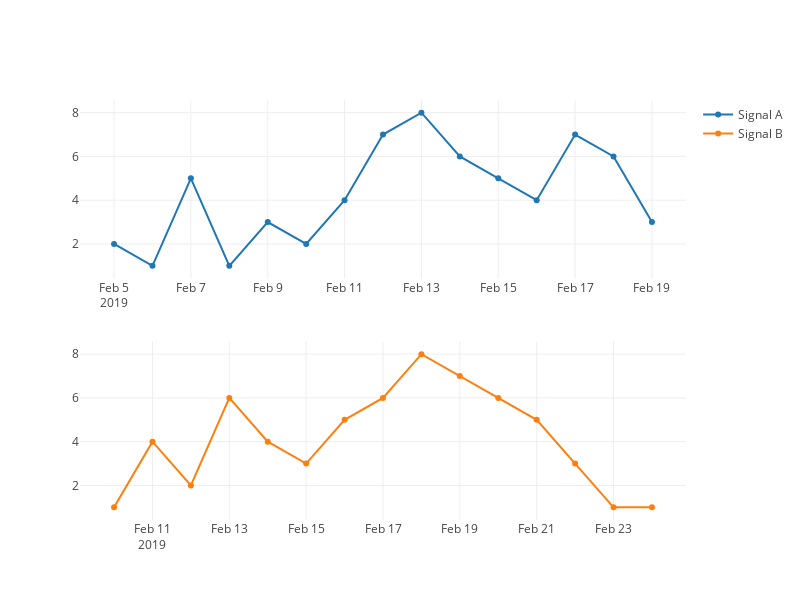

Notebook cell for this chart:
### Markdown cell above
上图可能还不能特别清晰地表明坐标轴独立这回事，那么我们假设2个信号分别拥有不同的x（时间范围错开）：

### Code cell
trace_1 = go.Scatter(
    x = pd.date_range('2019/02/05', periods=15),
    y = df['A'],
    name = 'Signal A') # 'Signal A'为从2019-02-05开始的15天

trace_2 = go.Scatter(
    x = pd.date_range('2019/02/10', periods=15),
    y = df['B'],
    yaxis = 'y2',
    name = 'Signal B') # 'Signal B'为从2019-02-10开始的15天

fig = tools.make_subplots(rows=2, cols=1)
fig.append_trace(trace_1, 1, 1) 
fig.append_trace(trace_2, 2, 1) 
fig['layout'].update(height=600, width=800) 

plotly.offline.iplot(fig)

### Figure 1 — Plotly figure (JSON) as saved in the notebook; plotly's stock layout.template omitted (floating-point values rounded to 4 significant figures)
{"data": [{"name": "Signal A", "type": "scatter", "uid": "835fa8ba-5935-11e9-b234-c8d3ffec4c05", "x": ["2019-02-05", "2019-02-06", "2019-02-07", "2019-02-08", "2019-02-09", "2019-02-10", "2019-02-11", "2019-02-12", "2019-02-13", "2019-02-14", "2019-02-15", "2019-02-16", "2019-02-17", "2019-02-18", "2019-02-19"], "xaxis": "x", "y": [2, 1, 5, 1, 3, 2, 4, 7, 8, 6, 5, 4, 7, 6, 3], "yaxis": "y"}, {"name": "Signal B", "type": "scatter", "uid": "83604498-5935-11e9-8c23-c8d3ffec4c05", "x": ["2019-02-10", "2019-02-11", "2019-02-12", "2019-02-13", "2019-02-14", "2019-02-15", "2019-02-16", "2019-02-17", "2019-02-18", "2019-02-19", "2019-02-20", "2019-02-21", "2019-02-22", "2019-02-23", "2019-02-24"], "xaxis": "x2", "y": [1, 4, 2, 6, 4, 3, 5, 6, 8, 7, 6, 5, 3, 1, 1], "yaxis": "y2"}], "layout": {"height": 600, "width": 800, "xaxis": {"anchor": "y", "domain": [0, 1]}, "xaxis2": {"anchor": "y2", "domain": [0, 1]}, "yaxis": {"anchor": "x", "domain": [0.575, 1]}, "yaxis2": {"anchor": "x2", "domain": [0, 0.425]}}}
